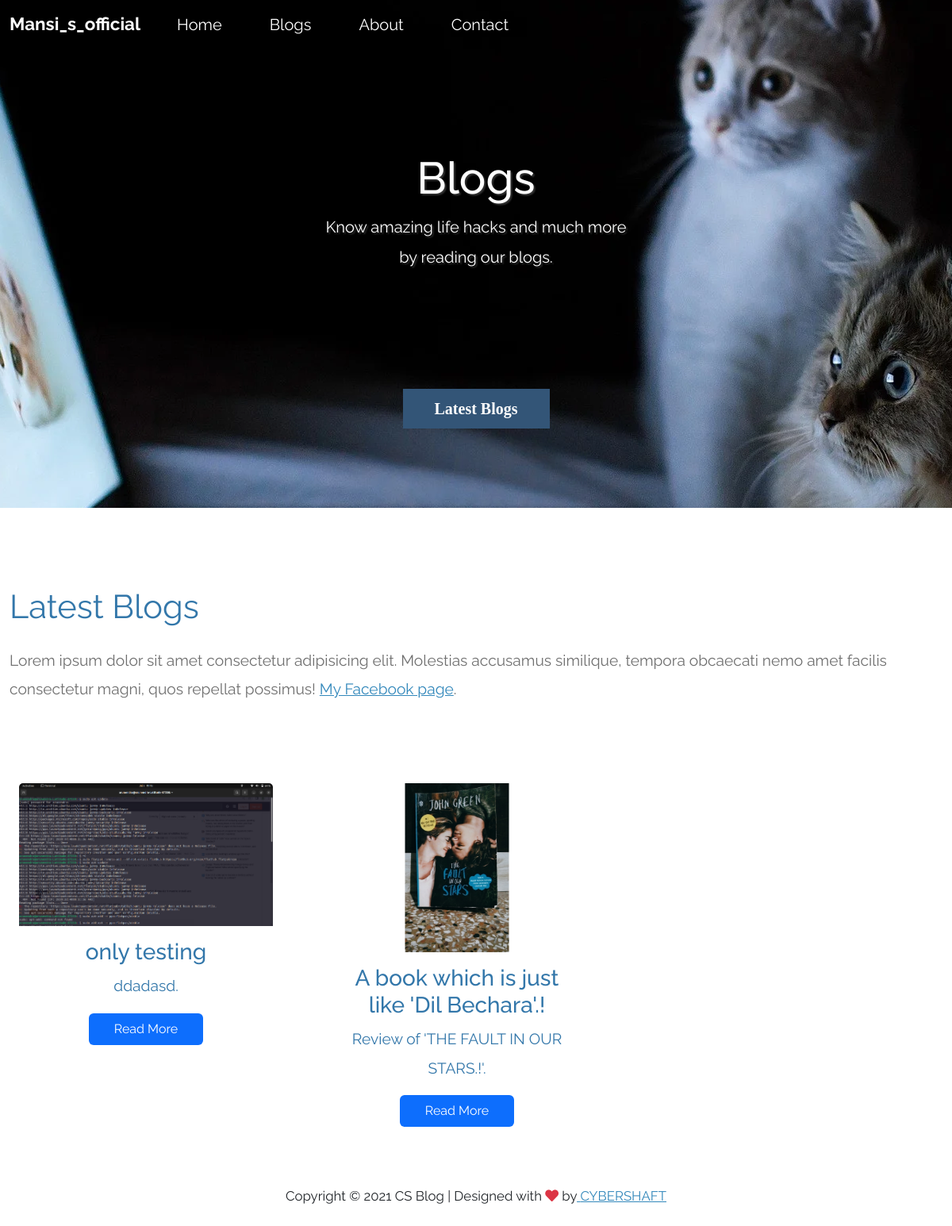
/Blogs, run on the app's committed database.
### Blog_app/models.py (models this page shows, shortened)
class Blog(models.Model):
    blog_title = models.CharField(max_length=100)
    short_desc = models.CharField(max_length=200)
    main_content = models.TextField()
    b_image = models.ImageField(upload_to="blog_img")
    date_time = models.DateTimeField(auto_now_add=True)
    user = models.ForeignKey(User, on_delete=models.CASCADE)

### Blog_app/views.py (the view)
# urls.py: path('Blogs', views.Blogs, name='Blogs'),
def Blogs(request):
    blog_con = Blog.objects.all()[::-1]
    return render(request, "blogs.html", {"blogs": blog_con})

### Templates/blogs.html (shortened to what this page needs)
{% extends "basic.html" %} {% load static %} {% block title %} Home - CS Blog {% endblock title %} {% block main_body %}
<div class="text-center tm-hero-text-container">
    <div class="tm-hero-text-container-inner">
        <h2 class="tm-hero-title">Blogs</h2>
        <p class="tm-hero-subtitle">
            Know amazing life hacks and much more
            <br>by reading our blogs.
        </p>
    </div>
</div>
<div class="tm-next tm-intro-next">
    <a href="#whatwedo" class="text-center tm-down-arrow-link">
        <i class="fas tm-down-arrow">Latest Blogs</i>
    </a>
</div>
</section>
<section id="whatwedo" class="tm-section-pad-top">
    <div class="container">
        <div class="row tm-content-box">
            <div class="col-lg-12 col-xl-12">
                <div class="tm-intro-text-container">
                    <h2 class="tm-text-primary mb-4 tm-section-title">Latest Blogs</h2>
                    <p class="mb-4 tm-intro-text">
                        Lorem ipsum dolor sit amet consectetur adipisicing elit. Molestias accusamus similique, tempora obcaecati nemo amet facilis consectetur magni, quos repellat possimus! <a href="https://fb.com/" target="_blank">My Facebook page</a>.</p>
                </div>
            </div>
        </div>
        <div class="container">
            <div class="row tm-content-box">
                {% for blog in blogs %}
                <div class="col-lg-4 my-3">
                    <div class="card" style="width: 20rem; border: none;">
                        <img src="/media/{{blog.b_image}}" class="card-img-top" alt="...">
                        <div class="card-body text-center tm-text-primary">
                            <h3 class="card-title">{{blog.blog_title}}</h3>
                            <p class="card-text">{{blog.short_desc|slice:90}}.</p>
                            <a href="/Read_Blog/{{blog.id}}" class="btn btn-primary" style="border: none;">Read More</a>
                        </div>
                    </div>
                </div>
                {% endfor %}
            </div>
        </div>
    </div>
    <footer class="text-center text-dark small">
        <p class="mb-0">
            Copyright &copy; 2021 CS Blog | Designed with <i class="fa fa-heart text-danger"></i> by<a rel="nofollow" href="https://www.cybershaft.in" target="_blank" title="HTML templates"> CYBERSHAFT</a></p>
    </footer>
</section>
</body>
</html>
{% endblock main_body %}

### Blog_app/static/css/tooplate-infinite-loop.css (style rules this page uses)
body { font-family: "Raleway", sans-serif; font-size: 1.2em; color: #707070; margin: 0; padding: 0; overflow-x: hidden; }
a { transition: all 0.3s ease; color: #38B; }
.btn { padding: 8px 32px; }
.tm-section-pad-top { padding-top: 80px; padding-bottom: 40px; }
.tm-content-box { padding-top: 20px; padding-bottom: 40px; }
.tm-text-primary { color: #37A; }
.tm-hero-text-container { width: 100%; height: 100%; display: flex; flex-flow: column; justify-content: center; }
.tm-hero-text-container-inner { margin-top: -90px; }
.tm-hero-title { font-size: 3.5rem; text-shadow: 2px 2px 2px #333; }
.tm-hero-subtitle { text-shadow: 2px 2px 2px #333; }
.tm-intro-next { position: absolute; bottom: 100px; left: 0; right: 0; }
.tm-down-arrow-link { display: block; margin-top: 18%; }
.tm-down-arrow { color: #FFF; cursor: pointer; background: #357; padding: 15px 40px; transition: all 0.3s ease; }
.tm-section-title { font-size: 2.6rem; font-weight: normal; }
.tm-intro-text { font-size: 1.2rem; }
::placeholder { color: white; opacity: 1; }
p { line-height: 1.9; }
@media (min-width: 768px) { .tm-intro-text-container { padding-left: 0px; } }
@media (min-width: 1200px) { .container { max-width: 1275px; } }

### data on the page
Blog: b_image (picture), blog_title "only testing", short_desc "ddadasd"
Blog: b_image (picture), blog_title "A book which is just like 'Dil Bechara'.!", short_desc "Review of 'THE FAULT IN OUR STARS.!'"
